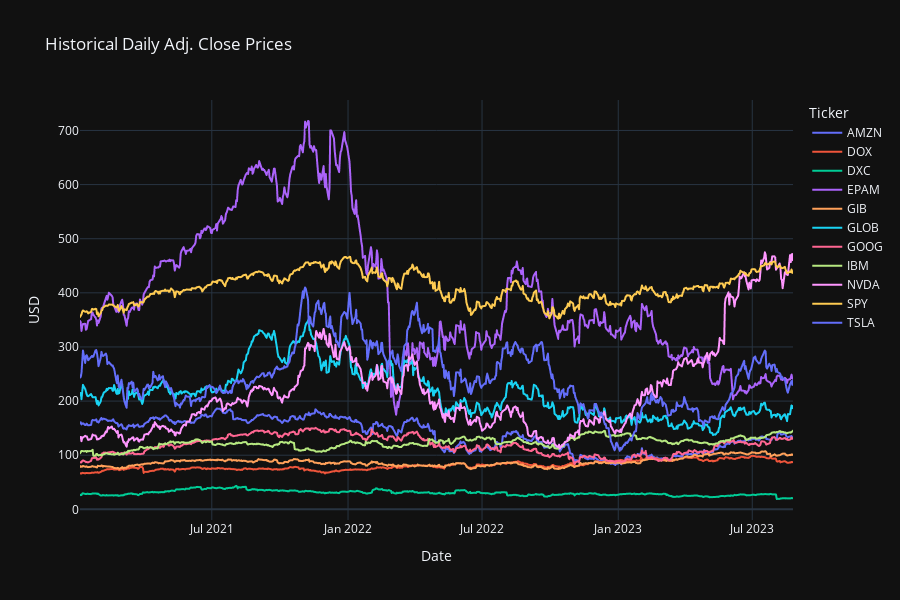

Write notebook code for a chart like this one.
### Code cell
# Plot prices
px.line(
    data_frame = price_df,
    title = 'Historical Daily Adj. Close Prices',
    height = 600,
    labels = {'variable': 'Ticker', 'value': 'USD'}
)

### Figure 1 — Plotly figure (JSON) as saved in the notebook; plotly's stock layout.template omitted (floating-point values rounded to 4 significant figures; data arrays with more than 128 entries replaced by an {"elided": "..."} marker saying what was removed)
{"data": [{"hovertemplate": "Ticker=AMZN<br>Date=%{x}<br>USD=%{y}<extra></extra>", "legendgroup": "AMZN", "line": {"color": "#636efa", "dash": "solid"}, "marker": {"symbol": "circle"}, "mode": "lines", "name": "AMZN", "showlegend": true, "type": "scattergl", "x": {"elided": "666 str values"}, "xaxis": "x", "y": {"elided": "666 float values"}, "yaxis": "y"}, {"hovertemplate": "Ticker=DOX<br>Date=%{x}<br>USD=%{y}<extra></extra>", "legendgroup": "DOX", "line": {"color": "#EF553B", "dash": "solid"}, "marker": {"symbol": "circle"}, "mode": "lines", "name": "DOX", "showlegend": true, "type": "scattergl", "x": {"elided": "666 str values"}, "xaxis": "x", "y": {"elided": "666 float values"}, "yaxis": "y"}, {"hovertemplate": "Ticker=DXC<br>Date=%{x}<br>USD=%{y}<extra></extra>", "legendgroup": "DXC", "line": {"color": "#00cc96", "dash": "solid"}, "marker": {"symbol": "circle"}, "mode": "lines", "name": "DXC", "showlegend": true, "type": "scattergl", "x": {"elided": "666 str values"}, "xaxis": "x", "y": {"elided": "666 float values"}, "yaxis": "y"}, {"hovertemplate": "Ticker=EPAM<br>Date=%{x}<br>USD=%{y}<extra></extra>", "legendgroup": "EPAM", "line": {"color": "#ab63fa", "dash": "solid"}, "marker": {"symbol": "circle"}, "mode": "lines", "name": "EPAM", "showlegend": true, "type": "scattergl", "x": {"elided": "666 str values"}, "xaxis": "x", "y": {"elided": "666 float values"}, "yaxis": "y"}, {"hovertemplate": "Ticker=GIB<br>Date=%{x}<br>USD=%{y}<extra></extra>", "legendgroup": "GIB", "line": {"color": "#FFA15A", "dash": "solid"}, "marker": {"symbol": "circle"}, "mode": "lines", "name": "GIB", "showlegend": true, "type": "scattergl", "x": {"elided": "666 str values"}, "xaxis": "x", "y": {"elided": "666 float values"}, "yaxis": "y"}, {"hovertemplate": "Ticker=GLOB<br>Date=%{x}<br>USD=%{y}<extra></extra>", "legendgroup": "GLOB", "line": {"color": "#19d3f3", "dash": "solid"}, "marker": {"symbol": "circle"}, "mode": "lines", "name": "GLOB", "showlegend": true, "type": "scattergl", "x": {"elided": "666 str values"}, "xaxis": "x", "y": {"elided": "666 float values"}, "yaxis": "y"}, {"hovertemplate": "Ticker=GOOG<br>Date=%{x}<br>USD=%{y}<extra></extra>", "legendgroup": "GOOG", "line": {"color": "#FF6692", "dash": "solid"}, "marker": {"symbol": "circle"}, "mode": "lines", "name": "GOOG", "showlegend": true, "type": "scattergl", "x": {"elided": "666 str values"}, "xaxis": "x", "y": {"elided": "666 float values"}, "yaxis": "y"}, {"hovertemplate": "Ticker=IBM<br>Date=%{x}<br>USD=%{y}<extra></extra>", "legendgroup": "IBM", "line": {"color": "#B6E880", "dash": "solid"}, "marker": {"symbol": "circle"}, "mode": "lines", "name": "IBM", "showlegend": true, "type": "scattergl", "x": {"elided": "666 str values"}, "xaxis": "x", "y": {"elided": "666 float values"}, "yaxis": "y"}, {"hovertemplate": "Ticker=NVDA<br>Date=%{x}<br>USD=%{y}<extra></extra>", "legendgroup": "NVDA", "line": {"color": "#FF97FF", "dash": "solid"}, "marker": {"symbol": "circle"}, "mode": "lines", "name": "NVDA", "showlegend": true, "type": "scattergl", "x": {"elided": "666 str values"}, "xaxis": "x", "y": {"elided": "666 float values"}, "yaxis": "y"}, {"hovertemplate": "Ticker=SPY<br>Date=%{x}<br>USD=%{y}<extra></extra>", "legendgroup": "SPY", "line": {"color": "#FECB52", "dash": "solid"}, "marker": {"symbol": "circle"}, "mode": "lines", "name": "SPY", "showlegend": true, "type": "scattergl", "x": {"elided": "666 str values"}, "xaxis": "x", "y": {"elided": "666 float values"}, "yaxis": "y"}, {"hovertemplate": "Ticker=TSLA<br>Date=%{x}<br>USD=%{y}<extra></extra>", "legendgroup": "TSLA", "line": {"color": "#636efa", "dash": "solid"}, "marker": {"symbol": "circle"}, "mode": "lines", "name": "TSLA", "showlegend": true, "type": "scattergl", "x": {"elided": "666 str values"}, "xaxis": "x", "y": {"elided": "666 float values"}, "yaxis": "y"}], "layout": {"height": 600, "legend": {"title": {"text": "Ticker"}, "tracegroupgap": 0}, "title": {"text": "Historical Daily Adj. Close Prices"}, "xaxis": {"anchor": "y", "domain": [0, 1], "title": {"text": "Date"}}, "yaxis": {"anchor": "x", "domain": [0, 1], "title": {"text": "USD"}}}}
